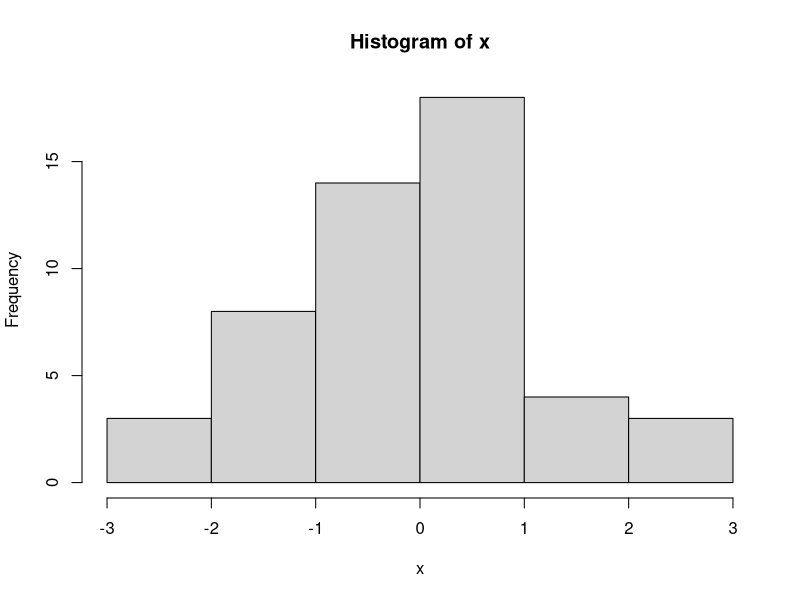
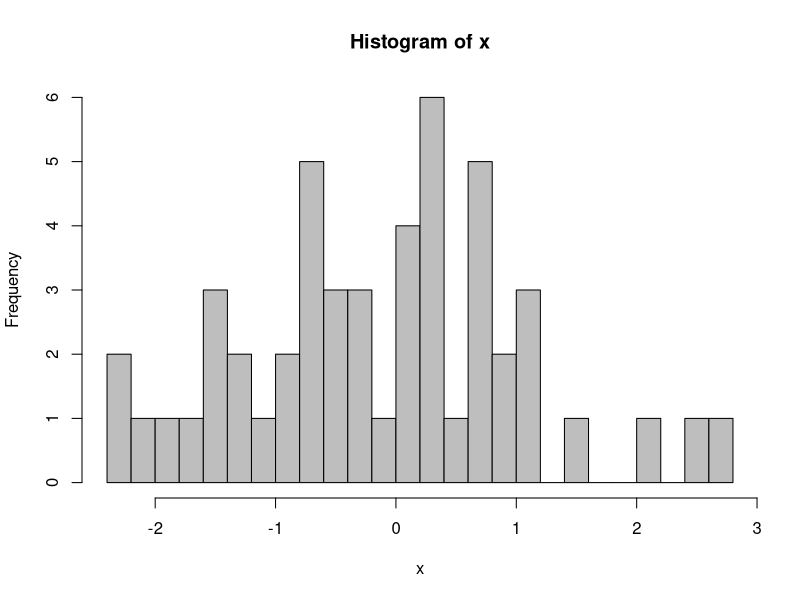
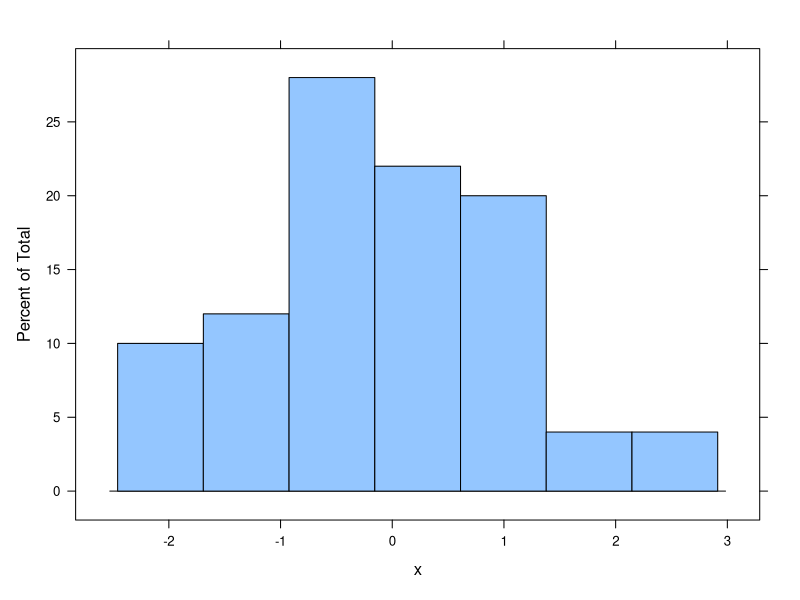
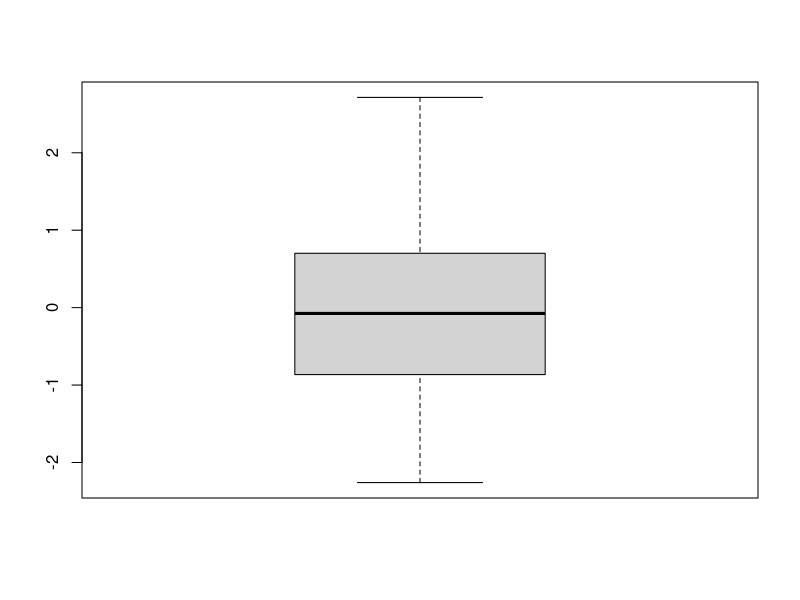
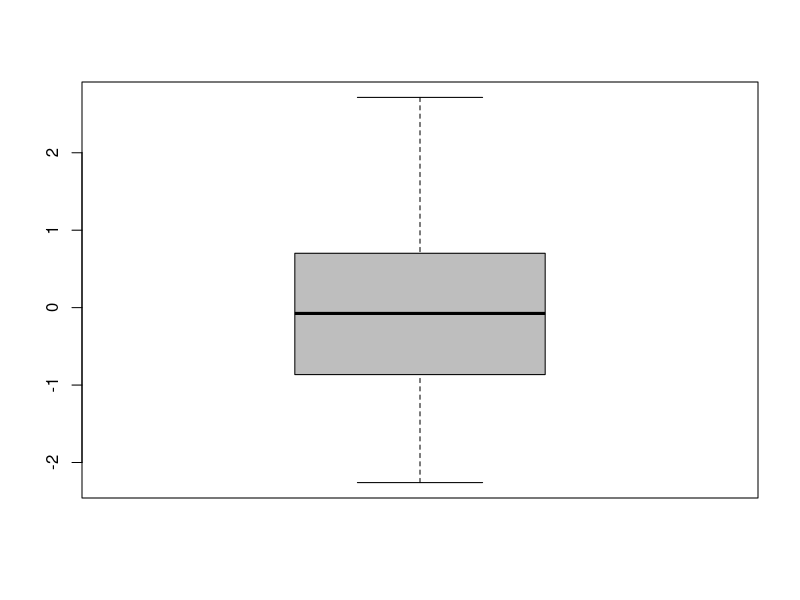
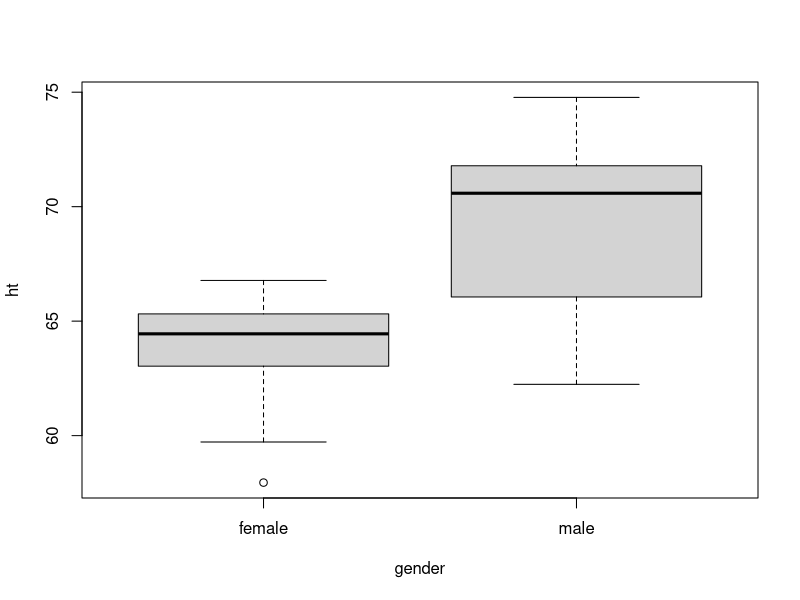
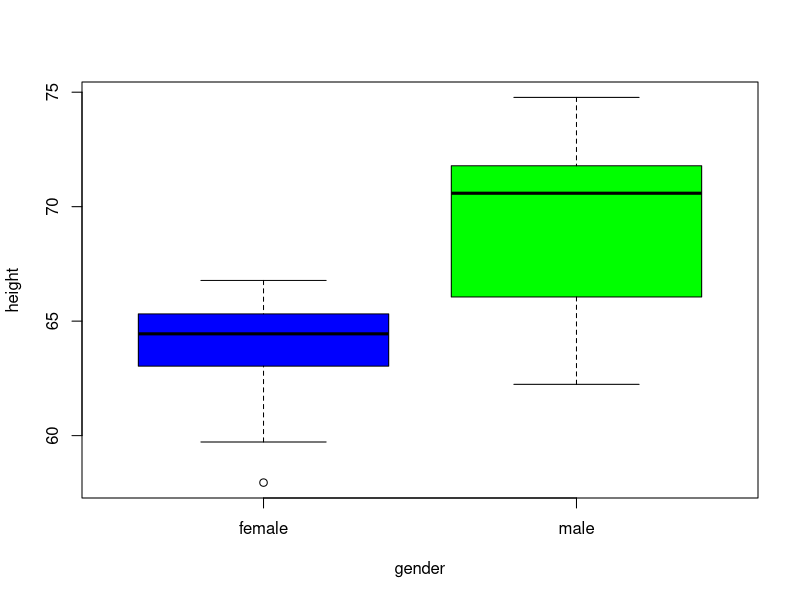
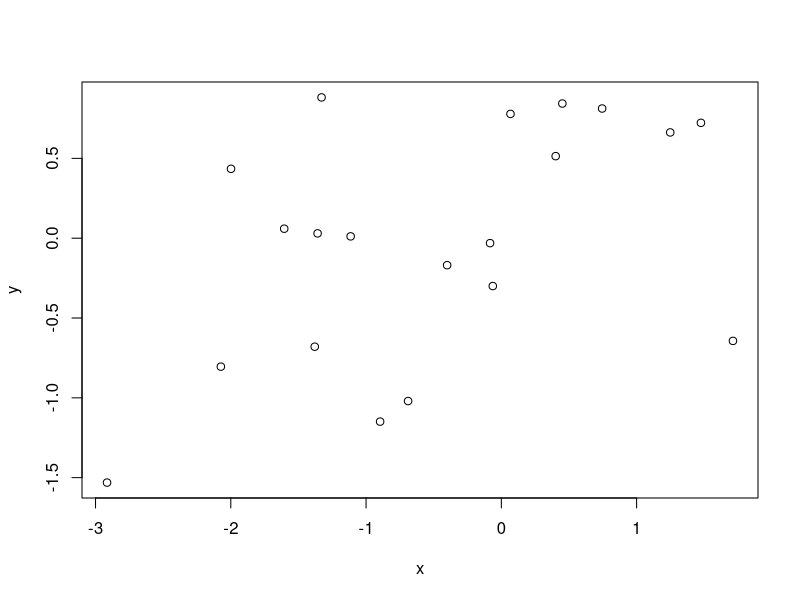

Here is the R script that generated these plots, in order: (Note: this script raises an error after producing the figures.)
################################### Rcode for data examples

## set directory to folder with data. Change according to your folder organization
setwd("~/Desktop/Teaching/Rlab")

## For this exercise we generate data, so that you don't 
## have to look for uploading data in some of your folders.

# generate 50 random data 
x<-rnorm(50)

#data summaries
summary(x)
sd(x)

# frequency histogram
hist(x)
hist(x, nclass=20, col="grey")

# relative frequency histogram
library(lattice)
histogram(x)

# if you get an error, use first install.packages('lattice') and then proceed with library(lattice)


#boxplot
boxplot(x)
boxplot(x, col="grey")

# generate heights of 20 men and 20 women [inches]
men<-rnorm(20, mean=69.1, sd=2.9)  
women<-rnorm(20, mean=63.7, sd=2.7) 
#combine these heights
ht<-c(men,women)
# indicator function for gender
gender<-c(rep("male", 20), rep("female", 20))

#side-by-side boxplot
boxplot(ht~gender)
boxplot(ht~gender, xlab="gender", ylab="height", col=c("blue", "green"))

# scatter plots
x<-rnorm(20)
y<-rnorm(20)

# The LHS of y~x is the vertical axis, the RHS is the horizontal axis
plot(y~x)   # Note length(x) must be the same as length(y)
plot(y~x, xlab="x-axis label", ylab="y-axis label", pch=19, col="blue")

# plotting number of occurrences as a scatterplot
x.list<-c(rep(1,3), rep(2, 4), 3, 4, 5)
x.count<-table(x); x.count

x<-unique(x.list)
y<-x.count

plot(y) # this is a  line graph
y<-as.numeric(y)
plot(y) # this is a scatter plot 
plot(y~x, pch=19, col=1, ylim=c(0,5)) # this is alos a scatter plot


